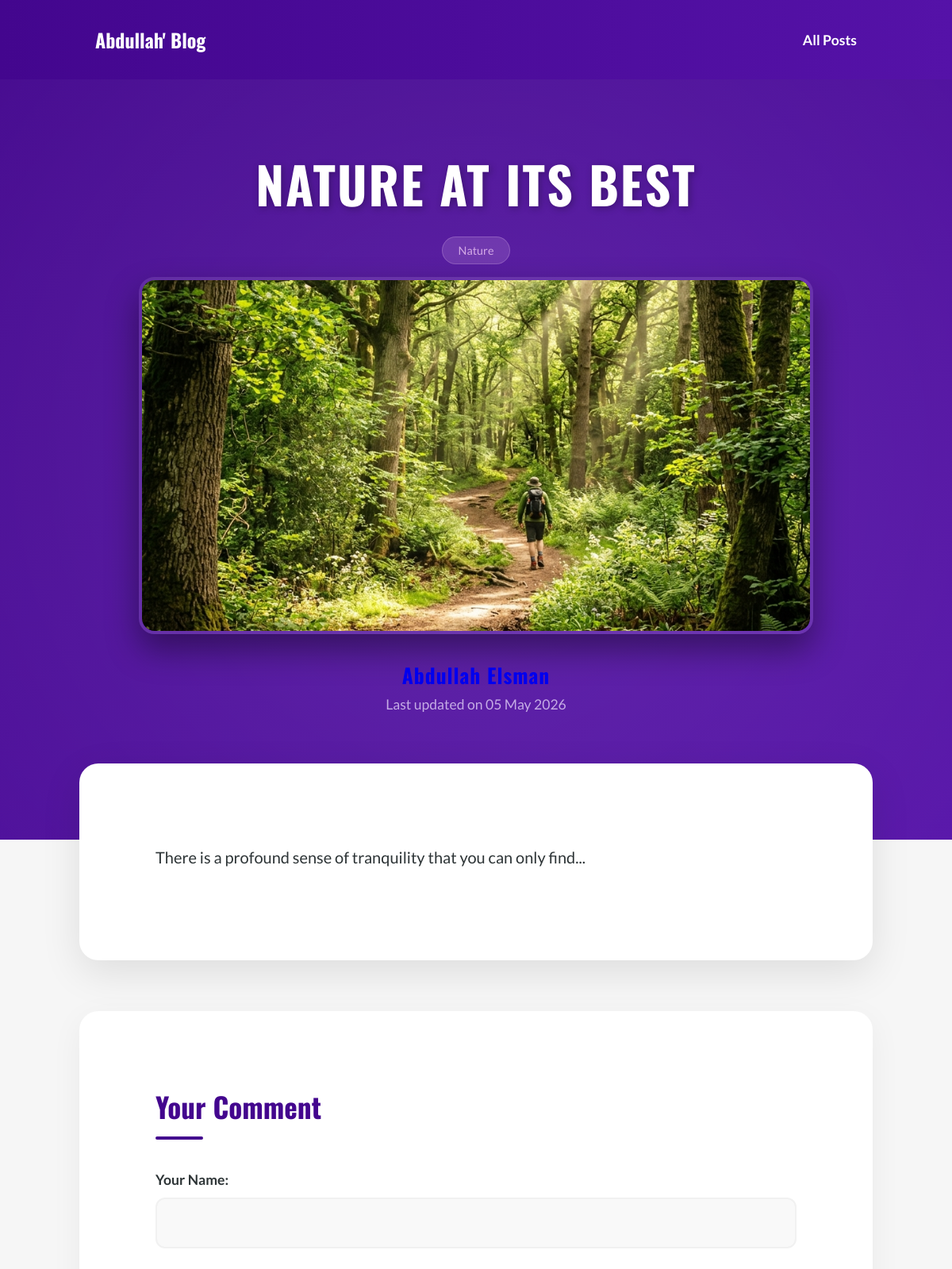
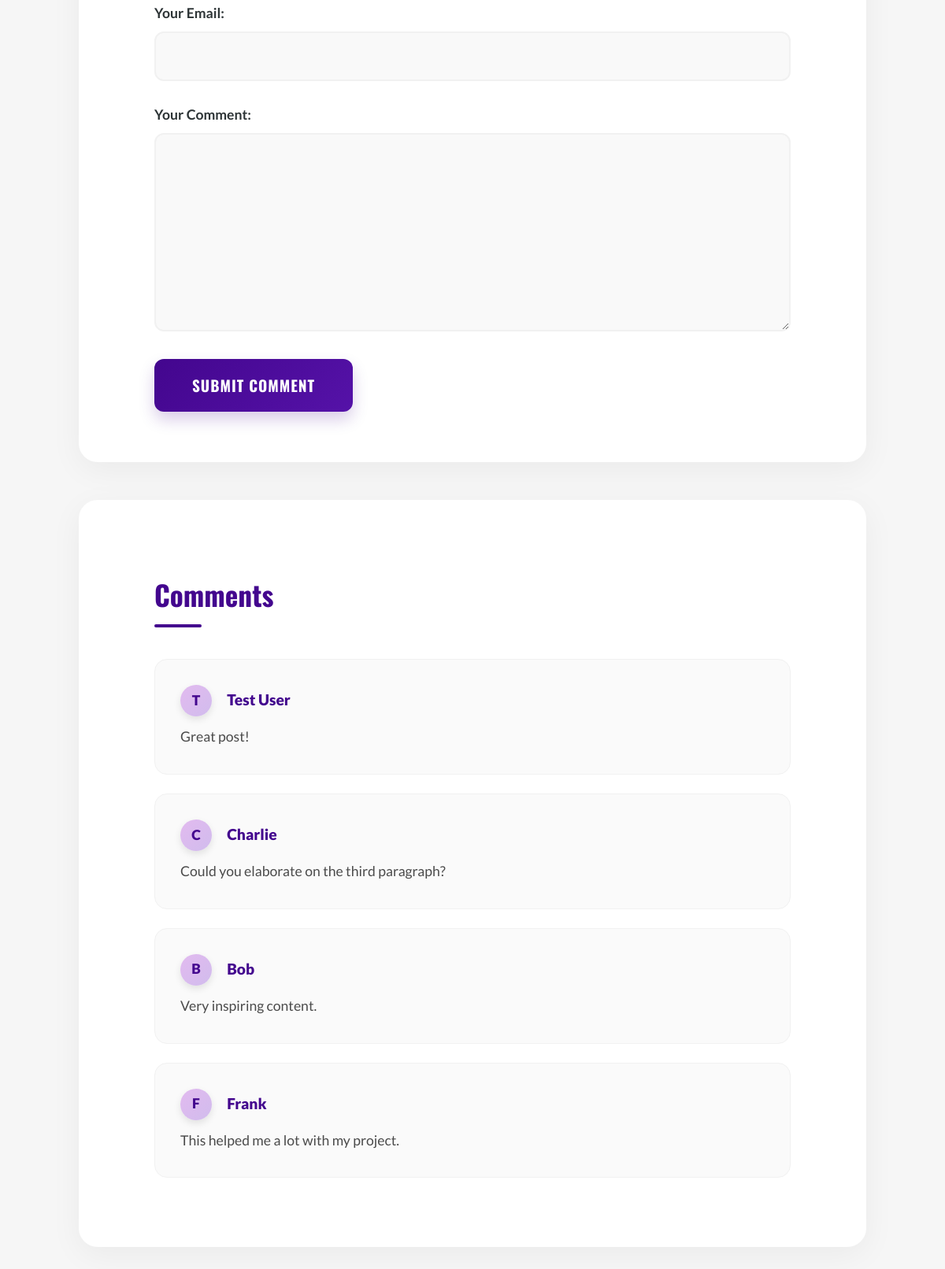
Page /posts/into-the-woods/ on the committed database (2 pictures, top to bottom).
### blog/models.py (models this page shows, shortened)
class Post(models.Model):
    title = models.CharField(max_length=200)
    excerpt = models.CharField(max_length=300)
    date = models.DateField(auto_now=True)
    slug = models.SlugField(unique=True, db_index=True)
    content = models.TextField(validators=[MinLengthValidator(10)])
    image = models.ImageField(upload_to="posts",null=True)
    author = models.ForeignKey(Author, on_delete=models.SET_NULL, null=True, related_name='posts')
    tags = models.ManyToManyField(Tag)

class Tag(models.Model):
    caption = models.CharField(max_length=20)
    def __str__(self):
        return self.caption

class Author(models.Model):
    first_name = models.CharField(max_length=100)
    last_name = models.CharField(max_length=100)
    email_address = models.EmailField(unique=True)
    def full_name(self):
        return f"{self.first_name} {self.last_name}"
    def __str__(self):
        return self.full_name()

class Comment(models.Model):
    user_name = models.CharField(max_length=100)
    user_email = models.EmailField()
    text = models.TextField(max_length=400)
    post = models.ForeignKey(Post, on_delete=models.CASCADE, related_name='comments')

### blog/views.py (the view)
# urls.py: path('posts/<slug:slug>/', views.PostDetailView.as_view(), name='post_detail'),
class PostDetailView(View):
    template_name = 'blog/post-detail.html'
    model = Post
    def get(self, request, slug):
        post = Post.objects.get(slug=slug)
        context = {
            'post': post,
            'post_tags': post.tags.all(),
            'comment_form': CommentForm()
        }
        return render(request, self.template_name, context)
    def post(self, request, slug):
        comment_form = CommentForm(request.POST)
        post = Post.objects.get(slug=slug)
        if comment_form.is_valid():
            comment = comment_form.save(commit=False)
            comment.post = post
            comment.save()
            return HttpResponseRedirect(reverse('post_detail', args=[slug]))
        context = {
            'post': post,
            'post_tags': post.tags.all(),
            'comment_form': comment_form
        }
        return render(request, self.template_name, context)

### blog/forms.py
class CommentForm(forms.ModelForm):
    class Meta:
        model = Comment
        fields = ['user_name', 'user_email', 'text']
        labels = {
            'user_name': 'Your Name',
            'user_email': 'Your Email',
            'text': 'Your Comment'
        }

### blog/templates/blog/post-detail.html (shortened to what this page needs)
{% extends "base.html" %}
{% load static %}
{% block css_files %}
<link rel="stylesheet" href="{% static 'blog/post-detail.css' %}?v=3" />
{% endblock %}
{% block content %}
<section id="summary">
<h2>{{ post.title }}</h2>
<div>
    {% for tag in post_tags %}
        <span class="tag">{{ tag }}</span>
    {% endfor %}
</div>
<article>
    <img src="{{ post.image.url }}" alt="{{ post.title }}">
    <address><a href="mailto:{{ post.author.email_address }}">{{ post.author }}</a></address>
    <div>
        Last updated on <time>{{ post.date|date:"d M Y" }}</time>
    </div>
</article>
</section>
<main>
    {{ post.content|linebreaks }}
</main>
<section id="comment-form">
    <h2>Your Comment</h2>
    <form action="{% url "post_detail" post.slug %}" method="POST">
        {% for form_field in comment_form %}
            <div class="form-control {% if form_field.errors %}invalid{% endif %}">
                {{ form_field.label_tag }}
                {{ form_field }}
            </div>
        {% endfor %}
        <button type="submit">Submit Comment</button>
    </form>
</section>
<section id="comments">
    <h2>Comments</h2>
    <ul>
        {% for comment in post.comments.all %}
            <li>
                <p class="comment-author">
                    <span class="avatar">{{ comment.user_name|slice:":1"|upper }}</span>
                    {{ comment.user_name }}
                </p>
                <p>{{ comment.text|linebreaks }}</p>
            </li>
        {% endfor %}
    </ul>
</section>
{% endblock %}

### static/app.css (style rules this page uses)
* { box-sizing: border-box; word-wrap: break-word; overflow-wrap: break-word; }
body { margin: 0; font-family: 'Lato', sans-serif; background-color: #f6f6f6; color: #4a4a4a; }
a { text-decoration: none; }
ul { list-style: none; margin: 0; padding: 0; }

### blog/static/blog/post-detail.css (style rules this page uses)
#summary { background: linear-gradient(135deg, #43068e 0%, #5512a8 100%); color: white; padding: 6rem 10% 10rem 10%; text-align: center; position: relative; overflow: hidden; }
#summary::before { content: ''; position: absolute; top: -50%; left: -50%; width: 200%; height: 200%; background: radial-gradient(circle, rgba(255,255,255,0.1) 0%, transparent 70%); animation: rotate 20s linear infinite; }
#summary h2 { font-family: 'Oswald', sans-serif; font-size: 4rem; margin-top: 0; margin-bottom: 2rem; text-transform: uppercase; line-height: 1.1; letter-spacing: 2px; text-shadow: 2px 2px 10px rgba(0,0,0,0.3); position: relative; }
#summary article { display: flex; flex-direction: column; align-items: center; position: relative; }
#summary img { width: 100%; max-width: 850px; height: 450px; object-fit: cover; border-radius: 20px; box-shadow: 0 20px 40px rgba(0, 0, 0, 0.4); margin-bottom: 2rem; border: 4px solid rgba(255, 255, 255, 0.1); transition: transform 0.3s ease; }
#summary address { font-style: normal; font-weight: 700; font-size: 1.6rem; color: #e2baef; margin-bottom: 0.5rem; font-family: 'Oswald', sans-serif; letter-spacing: 1px; }
#summary div { font-size: 1.1rem; color: #d1bced; opacity: 0.9; }
#summary .tag { display: inline-block; background: rgba(226, 186, 239, 0.2); backdrop-filter: blur(5px); color: #e2baef; padding: 0.5rem 1.2rem; border-radius: 30px; font-size: 0.9rem; margin: 0 0.4rem 1rem 0.4rem; font-family: 'Lato', sans-serif; border: 1px solid rgba(226, 186, 239, 0.3); transition: all 0.3s ease; }
main { max-width: 1000px; margin: -6rem auto 4rem auto; background-color: white; padding: 5rem 6rem; border-radius: 24px; box-shadow: 0 15px 50px rgba(0, 0, 0, 0.1); position: relative; z-index: 10; word-wrap: break-word; overflow-wrap: break-word; }
main p { font-family: 'Lato', sans-serif; font-size: 1.25rem; line-height: 1.8; color: #2d3436; margin-bottom: 2rem; }
#comment-form, #comments { max-width: 1000px; margin: 3rem auto; background: white; padding: 4rem 6rem; border-radius: 24px; box-shadow: 0 10px 40px rgba(0, 0, 0, 0.05); }
#comment-form h2, #comments h2 { font-family: 'Oswald', sans-serif; color: #43068e; font-size: 2.2rem; margin-bottom: 2.5rem; position: relative; padding-bottom: 1rem; }
#comment-form h2::after, #comments h2::after { content: ''; position: absolute; bottom: 0; left: 0; width: 60px; height: 4px; background: #43068e; border-radius: 2px; }
.form-control { margin-bottom: 2rem; }
.form-control label { display: block; font-weight: 700; margin-bottom: 0.8rem; color: #2d3436; font-size: 1.1rem; }
.form-control input, .form-control textarea { width: 100%; padding: 1.2rem; border: 2px solid #f1f1f1; border-radius: 12px; font-family: 'Lato', sans-serif; font-size: 1.1rem; background-color: #f9f9f9; transition: all 0.3s ease; }
#comment-form button { background: linear-gradient(135deg, #43068e 0%, #5512a8 100%); color: white; border: none; padding: 1.2rem 3rem; border-radius: 12px; font-family: 'Oswald', sans-serif; font-size: 1.2rem; font-weight: bold; cursor: pointer; text-transform: uppercase; letter-spacing: 1px; transition: all 0.3s ease; box-shadow: 0 10px 20px rgba(67, 6, 142, 0.2); }
#comments ul { margin-top: 2rem; }
#comments li { padding: 2rem; background: #fafafa; border-radius: 16px; margin-bottom: 1.5rem; transition: transform 0.2s ease; border: 1px solid #f1f1f1; }
#comments .comment-author { font-weight: 800; color: #43068e; margin-bottom: 0.8rem; font-size: 1.2rem; display: flex; align-items: center; }
#comments .avatar { width: 40px; height: 40px; background: linear-gradient(135deg, #e2baef 0%, #d1bced 100%); color: #43068e; border-radius: 50%; margin-right: 1.2rem; display: flex; align-items: center; justify-content: center; font-size: 1.1rem; box-shadow: 0 4px 10px rgba(0,0,0,0.1); }
#comments p { margin: 0; font-family: 'Lato', sans-serif; color: #4a4a4a; line-height: 1.6; font-size: 1.1rem; }

### rows in the picture
Post: title "NATURE AT ITS BEST", image (picture), author "Abdullah Elsman", date "05 May 2026", content "There is a profound sense of tranquility that you can only find..."
Tag: caption "Nature"
Comment: user_name "T", user_name "Test User", text "Great post!"
Comment: user_name "C", user_name "Charlie", text "Could you elaborate on the third paragraph?"
Comment: user_name "B", user_name "Bob", text "Very inspiring content."
Comment: user_name "F", user_name "Frank", text "This helped me a lot with my project."
